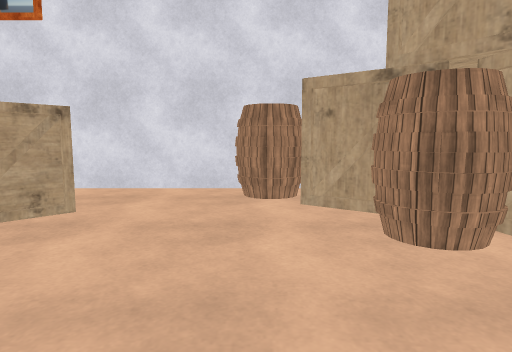
View 1 (above)

18 first-person views from a walk through a Unity game level. The camera is 1.5 m above the floor, tilts 6° down and sees 75° across. The floor is counted in squares, 2 m on a side. Each view is taken from the middle of a square. On the plan, view 1 faces up. The plan holds only what a view shows up to about 11 squares ahead; the rest is blank. The place goes on beyond the plan. The player character is not drawn. Some animated figures are left out. Some surface patterns are stand-ins.

View 2
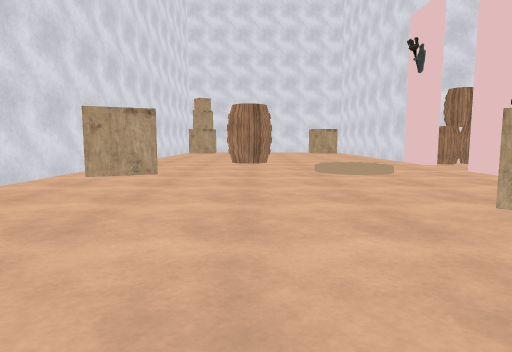

View 3
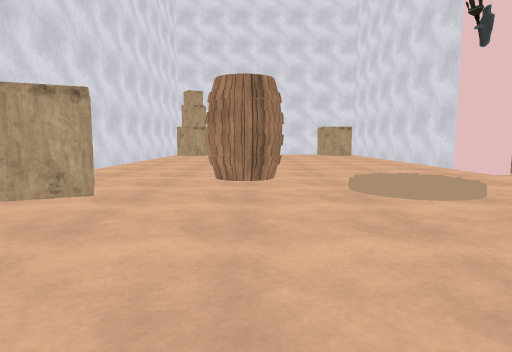

View 4
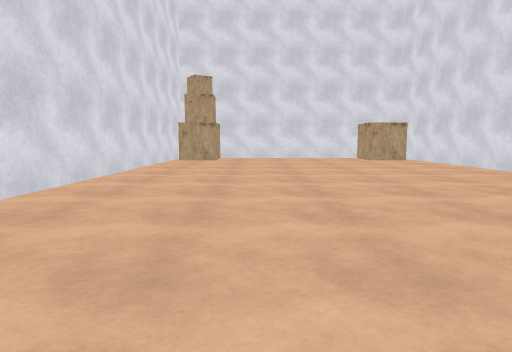

View 5
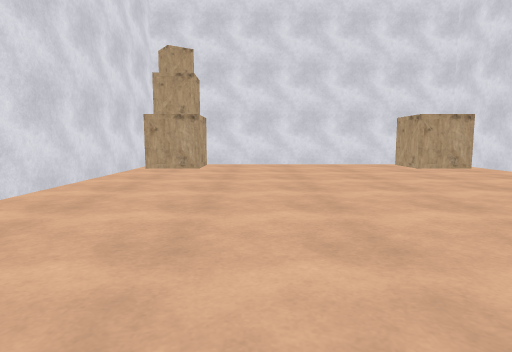

View 6
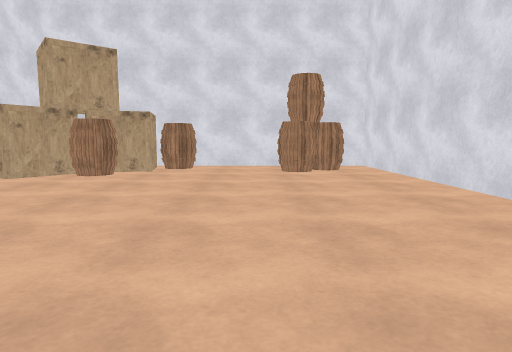

View 7
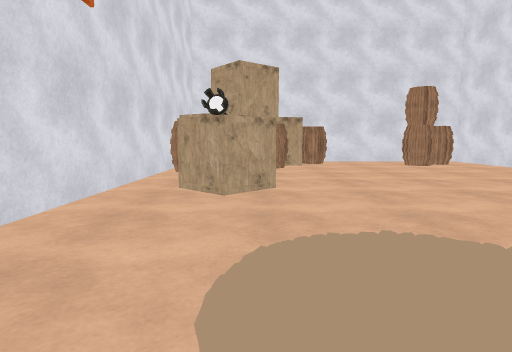

View 8
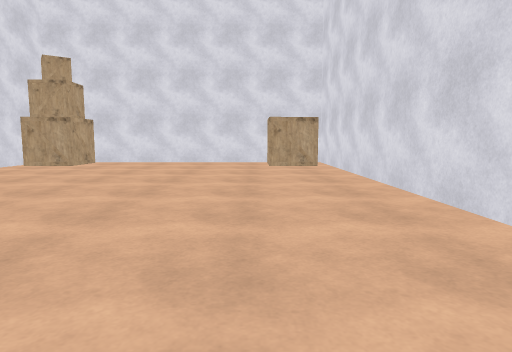

View 9
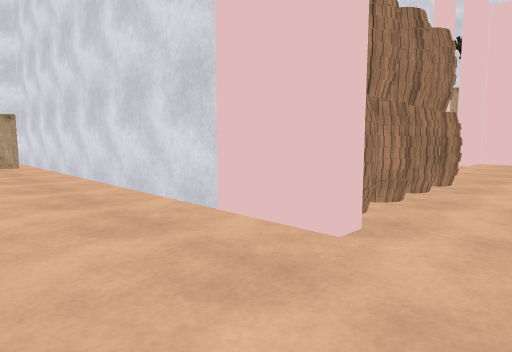

View 10
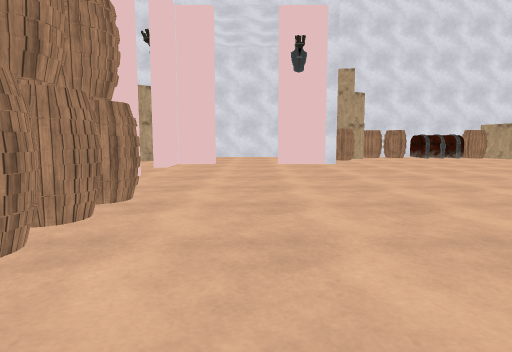

View 11
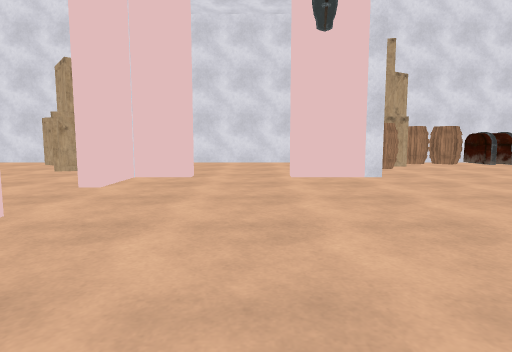

View 12
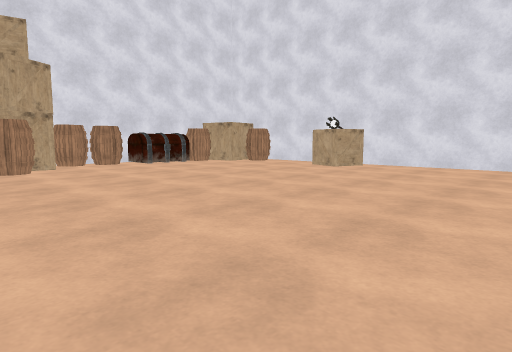

View 13
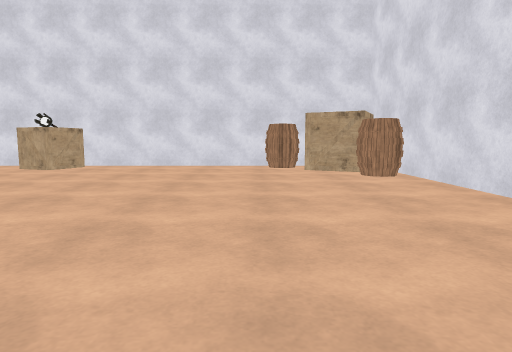

View 14
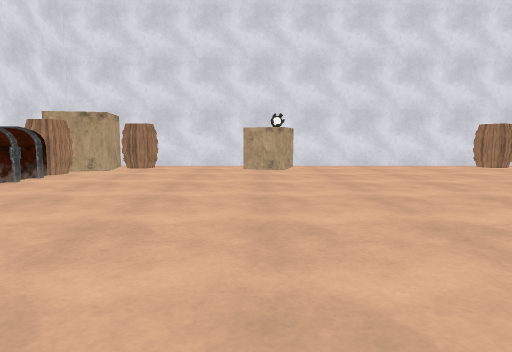

View 15
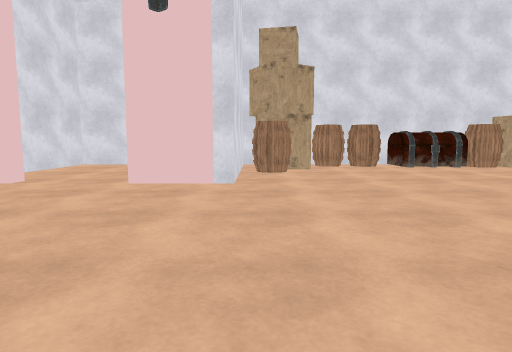

View 16
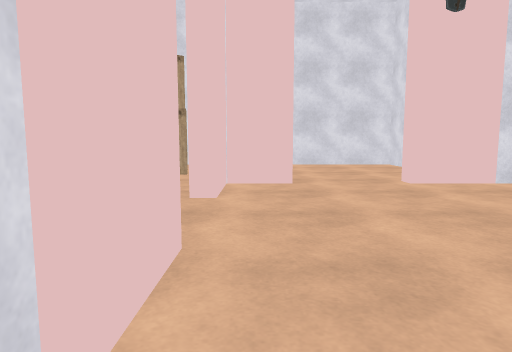

View 17
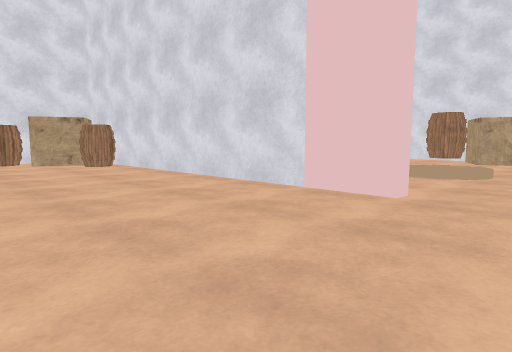

View 18
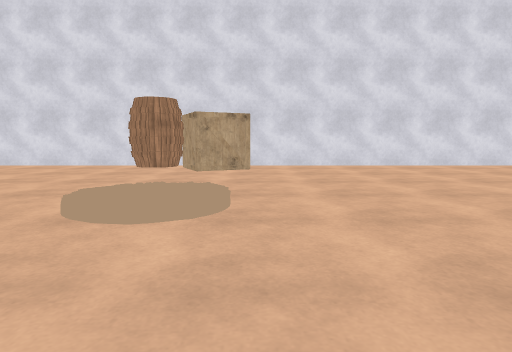

### Floor plan
Points are (right, up) in squares from view 1. A wall is a line through its corners. A room is listed if a view was taken in it or the views show most of it. See-through windows are left out.
Room 1 (views 1, 2, 3, 4, 5, 6, 7, 8, 9, 10)
walls: (-10.4, 5.3) (-20.7, 5.3); (1.1, 5.3) (-7.2, 5.3); (4.1, -1.8) (4.1, 2); (-19.5, -4.3) (4.1, -4.3) (4.1, -3.6); (-20.7, 3.5) (-20.7, -2.6)
ways out: opening at (-9, 6) to room 2
objects: other object (-20, -4) to (-20, -3); other object (-20, 4) to (-19, 4); other object (-19, -3); other object (-7, -3) to (-6, -3); barrel (-6, 0); other object (-3, 3) to (-2, 4); barrel (0, 4) to (1, 5); barrel (1, 2) to (2, 3); barrel (2, -2); other object (2, 4); barrel (3, -3); barrel (3, 1) to (3, 2); other object (3, 3)
Room 2 (views 11, 12, 13, 14, 15, 16, 17, 18)
walls: (-5.4, 17.4) (-5.4, 15.9) (-7.4, 15.9); (-9.2, 15.9) (-10.5, 15.9) (-10.5, 14.4) (-11, 14.4); (-10.5, 12.4) (-10.5, 10.6); (-5.7, 20.1) (-5.7, 20.6) (-10.5, 20.6) (-10.5, 17.9); (-0.7, 20.6) (-3.2, 20.6); (-7.4, 5.6) (0.5, 5.6); (4.1, 7.5) (4.1, 19.1)
ways out: opening at (-9, 6) to room 1; opening at (-11, 13.5)
objects: barrel (-10, 6) to (-10, 7); barrel (-10, 8); barrel (-10, 9); barrel (-5, 18) to (-4, 19); other object (-5, 19) to (-5, 20); other object (-4, 20); barrel (-3, 20) to (-2, 20); barrel (-1, 20); chest (0, 20); barrel (1, 6) to (2, 6); barrel (1, 20) to (2, 20); other object (3, 6) to (3, 7); barrel (3, 8) to (4, 8); other object (3, 15); barrel (3, 18) to (3, 19); other object (3, 20)

Where each view was taken, in squares from view 1:
view 1: 0 up, 0 right, facing up
view 2: 0 up, 1 right, facing left
view 3: 0 up, 2 left, facing left
view 4: 1 down, 6 left, facing left
view 5: 1 down, 10 left, facing left
view 6: 1 down, 6 left, facing right
view 7: 3 up, 8 left, facing right
view 8: 3 up, 9 left, facing left
view 9: 3 up, 8 left, facing up-left
view 10: 5 up, 8 left, facing up
view 11: 9 up, 8 left, facing up
view 12: 9 up, 6 left, facing up-right
view 13: 9 up, 6 left, facing right
view 14: 15 up, 6 left, facing right
view 15: 10 up, 5 left, facing up
view 16: 10 up, 10 left, facing up
view 17: 10 up, 9 left, facing down-right
view 18: 6 up, 8 left, facing down
